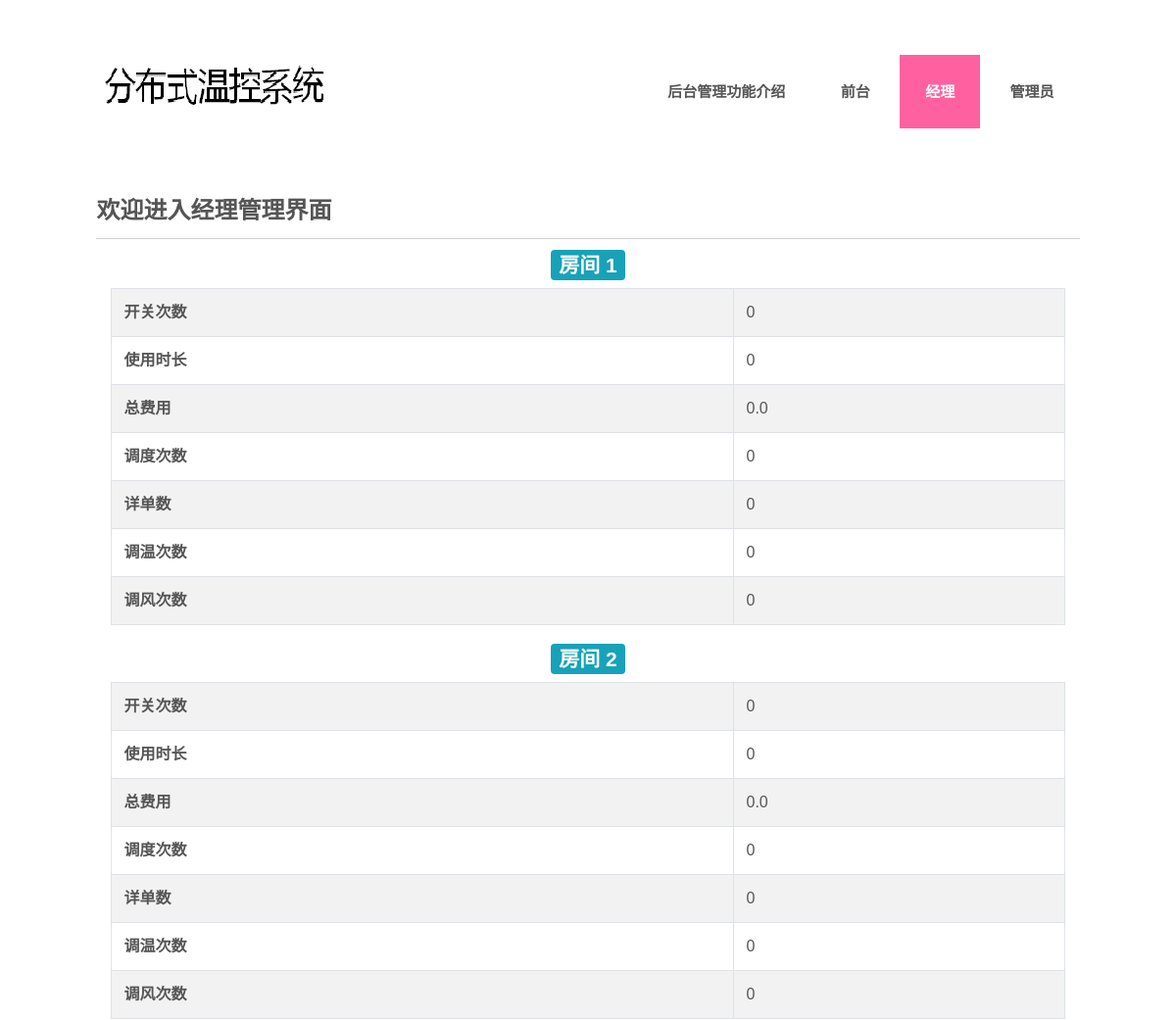
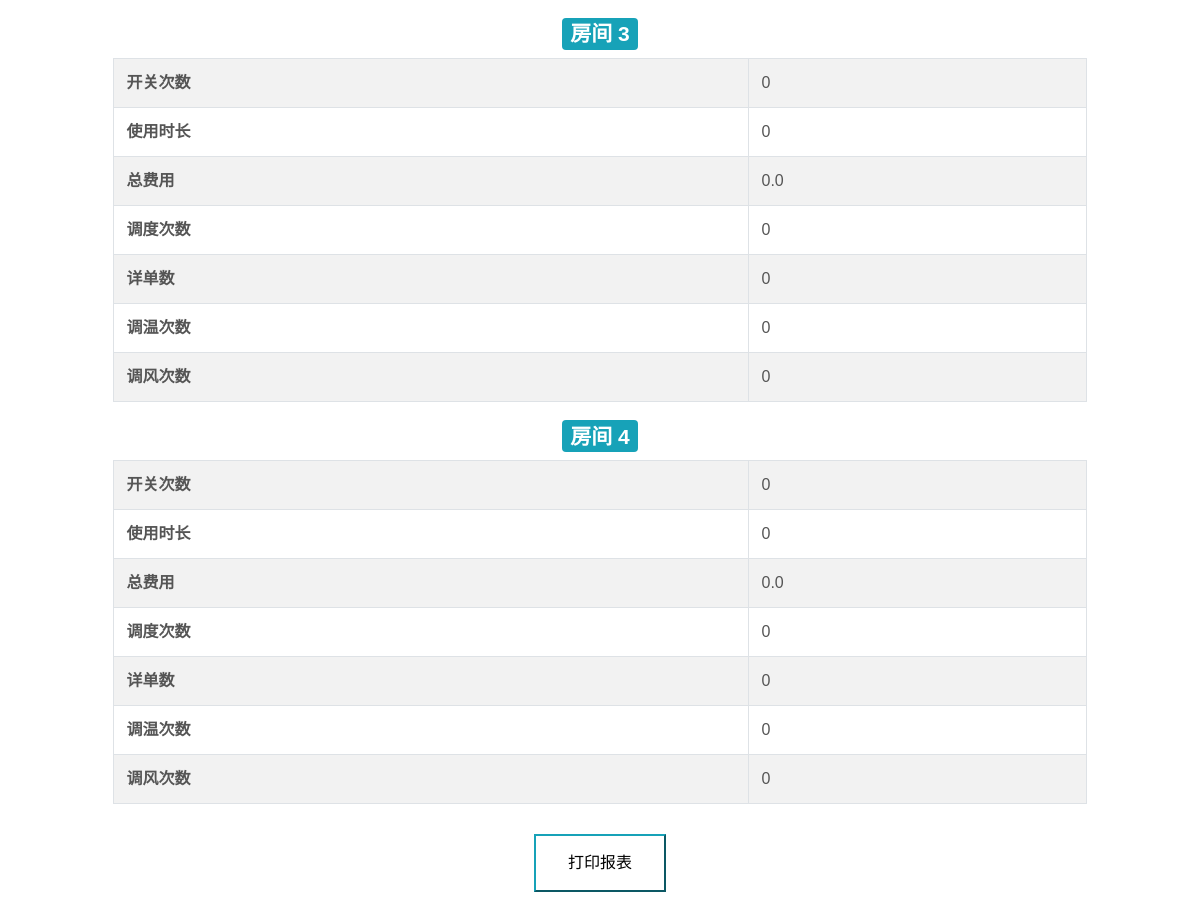
Page /server/boss/ on the committed database (2 pictures, top to bottom).
### server/models.py (models this page shows)
class Report(models.Model):
    room = models.ForeignKey(Room, on_delete=models.CASCADE)
    times_of_on_and_off = models.IntegerField(default=0)
    serving_duration = models.IntegerField(default=0)
    total_Fee = models.FloatField(default=0)
    times_of_dispatch = models.IntegerField(default=0)
    number_of_RDR = models.IntegerField(default=0)
    times_of_changeTemp = models.IntegerField(default=0)
    times_of_changeFanSpeed = models.IntegerField(default=0)

### server/views.py (the view)
# urls.py: path('boss/', views.boss, name='boss'),
def boss(request):
    report = Report.objects.all()
    return render(request, 'boss.html', {'report': report})

### templates/boss.html (shortened to what this page needs)
<!DOCTYPE HTML>
<html>
<head>
<link rel="stylesheet" href="https://cdn.staticfile.org/twitter-bootstrap/4.1.0/css/bootstrap.min.css">
<link href="/static/css/style.css" rel="stylesheet" type="text/css" media="all" />
</head>
<body>
<div class="wrap">
<div class="wrapper">
	<div class="header">
		<div class="logo">
			<a href="{% url 'index' %}"><img src="/static/images/logo.png" alt=""></a>
		</div>
		<div class="cssmenu">
			<ul>
			  	<li><a href="{% url 'index' %}">后台管理功能介绍</a></li>
				<li><a href="{% url 'reception' %}">前台</a></li>
				<li class="active"><a href="{% url 'boss' %}">经理</a></li>
				<li class="has-sub"><a href="{% url 'manager' %}">管理员</a></li>
			 </ul>
		</div>
	</div>
	 <div class="main1">
	 	 <div class="content">
	 	 	<h2>欢迎进入经理管理界面</h2>
	   </div>
     <div class="container">
      {% for i in report %}
    	 <h3 style="text-align:center" id={{ i.room_id }}><span class="badge badge-info">房间 {{ i.room_id }}</span></h3>
         <table class="table table-striped table-bordered">
          	<tr>
          		<td><b>开关次数</b></td>
          		<td>{{ i.times_of_on_and_off }}</td>
          	</tr>
          	<tr>
          		<td><b>使用时长</b></td>
          		<td>{{ i.serving_duration }}</td>
          	</tr>
          	<tr>
          		<td><b>总费用</b></td>
          		<td>{{ i.total_Fee }}</td>
          	</tr>
          	<tr>
          		<td><b>调度次数</b></td>
          		<td>{{ i.times_of_dispatch }}</td>
          	</tr>
          	<tr>
          		<td><b>详单数</b></td>
          		<td>{{ i.number_of_RDR }}</td>
          	</tr>
          	<tr>
          		<td><b>调温次数</b></td>
          		<td>{{ i.times_of_changeTemp }}</td>
          	</tr>
          	<tr>
          		<td><b>调风次数</b></td>
          		<td>{{ i.times_of_changeFanSpeed }}</td>
          	</tr>
        </table>
      {% endfor %}
        <div align="center" style="position:relative;top:10px">
            <button class="button1 btn-outline-info"><a href="   ">打印报表</a></button>
        </div>
</div>
</div>
</div>
</div>
</body>
</html>

### server/static/css/style.css (style rules this page uses)
table { border-collapse:collapse;border-spacing:0; }
img { max-width:100%; }
body { font-family:trebuchet ms, arial, sans-serif; font-size: 100%; background: #ffffff; color:#555555; }
.wrap { margin:0 auto; width:80%; }
.wrapper { padding: 4% 6%; }
.header { display: block; }
.logo { float:left; }
.cssmenu { float: right; margin-top: 1%; }
.cssmenu > ul > li { display:inline-block; position: relative; }
.cssmenu > ul > li.active a { color:#ffffff; background-color:#FF61A0; }
.cssmenu > ul > li > a { font-weight:bold; color: #555555; display: block; font-size: 15px; line-height: 1.8em; padding: 24px 26px; text-transform: uppercase; -webkit-transition: all 0.3s ease-out; -moz-transition: all 0.3s ease-out; -ms-transition: all 0.3s ease-out; -o-transition: all 0.3s ease-out; transition: all 0.3s ease-out; }
.content h2 { font-weight:700; line-height: 1.5em; font-size: 1.5em; color: #555555; text-transform: uppercase; padding: 10px 0; border-bottom: 1px solid rgb(209, 209, 209); }
.main1 { margin: 4% 0 0; }
@media only screen and (max-width: 1280px) { .wrap { width:95%; } }

### templates/boss.html (style rules this page uses)
a:link { color:#000000; }
.button1 { background-color: #FFFACD border: none; color: black; padding: 15px 32px; text-align: center; text-decoration: none; display: inline-block; font-size: 16px; margin: 4px 2px; cursor: pointer; }

### rows in the picture
Report: room_id "1", times_of_on_and_off "0", serving_duration "0", total_Fee "0.0", times_of_dispatch "0", number_of_RDR "0", times_of_changeTemp "0", times_of_changeFanSpeed "0"
Report: room_id "2", times_of_on_and_off "0", serving_duration "0", total_Fee "0.0", times_of_dispatch "0", number_of_RDR "0", times_of_changeTemp "0", times_of_changeFanSpeed "0"
Report: room_id "3", times_of_on_and_off "0", serving_duration "0", total_Fee "0.0", times_of_dispatch "0", number_of_RDR "0", times_of_changeTemp "0", times_of_changeFanSpeed "0"
Report: room_id "4", times_of_on_and_off "0", serving_duration "0", total_Fee "0.0", times_of_dispatch "0", number_of_RDR "0", times_of_changeTemp "0", times_of_changeFanSpeed "0"
